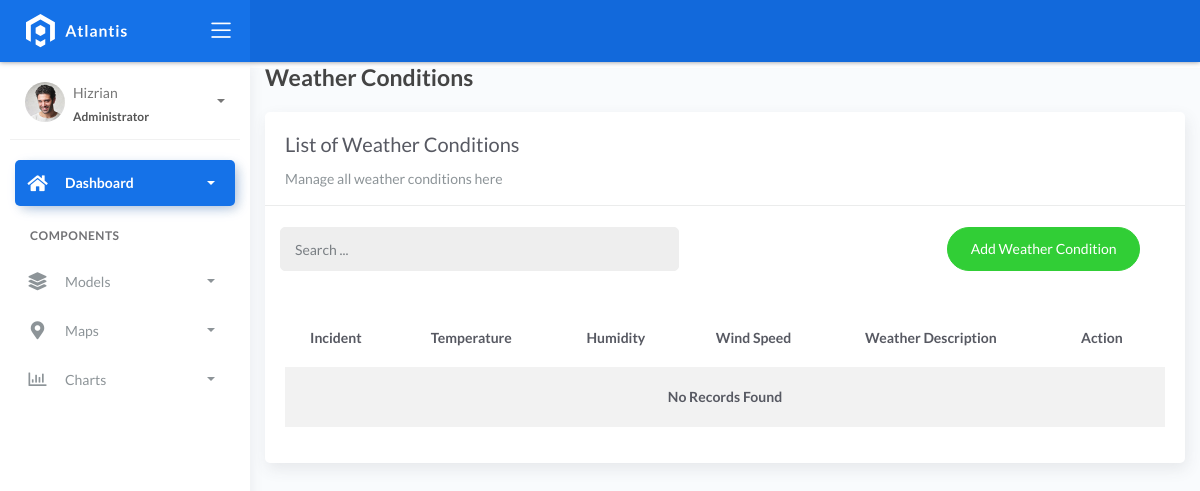
/weatherconditions/, run on an earlier commit of the app's database.
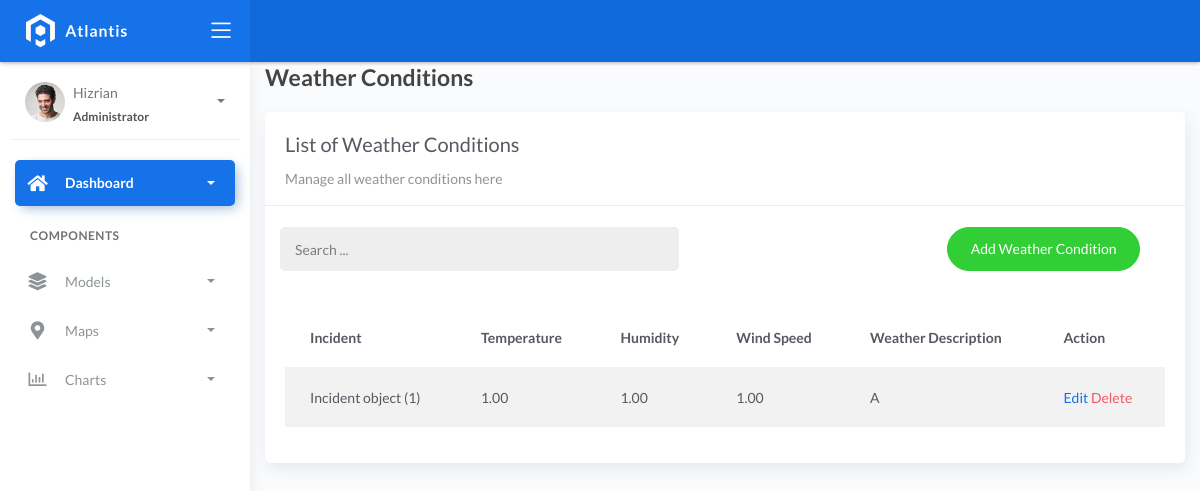
And on a later commit of the database.
### fire/models.py (models this page shows)
class BaseModel(models.Model):
    created_at = models.DateTimeField(auto_now_add=True, db_index=True)
    updated_at = models.DateTimeField(auto_now=True)
    class Meta:
        abstract = True

class WeatherConditions(BaseModel):
    incident = models.ForeignKey(Incident, on_delete=models.CASCADE)
    temperature = models.DecimalField(max_digits=10, decimal_places=2)
    humidity = models.DecimalField(max_digits=10, decimal_places=2)
    wind_speed = models.DecimalField(max_digits=10, decimal_places=2)
    weather_description = models.CharField(max_length=150)

class Incident(BaseModel):
    SEVERITY_CHOICES = (
        ('Minor Fire', 'Minor Fire'),
        ('Moderate Fire', 'Moderate Fire'),
        ('Major Fire', 'Major Fire'),
    )
    location = models.ForeignKey(Locations, on_delete=models.CASCADE)
    date_time = models.DateTimeField(blank=True, null=True)
    severity_level = models.CharField(max_length=45, choices=SEVERITY_CHOICES)
    description = models.CharField(max_length=250)

### fire/views.py (the view)
# urls.py: path('weatherconditions/', views.WeatherConditionsListView.as_view(), name='weatherconditions_list'),
class WeatherConditionsListView(ListView):
    model = WeatherConditions
    template_name = "weatherconditions/list.html"
    context_object_name = "weatherconditions"
    paginate_by = 5

### templates/weatherconditions/list.html (shortened to what this page needs)
{% extends 'base.html' %} {% block content %}
<div class="content">
    <div class="container-fluid">
        <h4 class="page-title">Weather Conditions</h4>
        <div class="row">
            <div class="col-md-12">
                <div class="card">
                    <div class="card-header">
                        <div class="card-title">List of Weather Conditions</div>
                        <div class="card-category">Manage all weather conditions here</div>
                    </div>
                    <br />
                    <div class="col-md-12 row">
                        <div class="col-md-6">
                            <form class="navbar-left navbar-form nav-search mr-md-3" action="{% url 'weatherconditions_list' %}">
                                <div class="input-group">
                                    <input type="text" placeholder="Search ... " class="form-control" name="q" />
                                    <div class="input-group-append">
                                        <span class="input-group-text">
                                        </span>
                                    </div>
                                </div>
                            </form>
                        </div>
                        <div class="col-md-6">
                            <div class="pull-right">
                                <a href="{% url 'weatherconditions_create' %}" class="btn btn-success btn-rounded">Add Weather Condition</a>
                            </div>
                        </div>
                    </div>
                    <div class="card-body">
                        <table class="table table-striped mt-3">
                            <thead>
                                <tr>
                                    <th>Incident</th>
                                    <th>Temperature</th>
                                    <th>Humidity</th>
                                    <th>Wind Speed</th>
                                    <th>Weather Description</th>
                                    <th>Action</th>
                                </tr>
                            </thead>
                            <tbody>
                                {% for weatherconditions in object_list %}
                                <tr>
                                    <td>{{ weatherconditions.incident }}</td>
                                    <td>{{ weatherconditions.temperature }}</td>
                                    <td>{{ weatherconditions.humidity }}</td>
                                    <td>{{ weatherconditions.wind_speed }}</td>
                                    <td>{{ weatherconditions.weather_description }}</td>
                                    <td>
                                        <a href="{% url 'weatherconditions_update' weatherconditions.id %}">Edit</a>
                                        <a href="{% url 'weatherconditions_delete' weatherconditions.id %}" class="text-danger">Delete</a>
                                    </td>
                                </tr>
                                {% empty %}
                                <tr>
                                    <td colspan="7" style="text-align: center;">
                                        <p class="text-sm font-weight-bold mb-0">No Records Found</p>
                                    </td>
                                </tr>
                                {% endfor %}
                            </tbody>
                        </table>
                    </div>
                </div>
            </div>
        </div>
    </div>
</div>
{% endblock %}

What changed in the data, as far as the page shows it:
added WeatherConditions: incident "Incident object (1)", temperature "1.00", humidity "1.00", wind_speed "1.00", weather_description "A"
Also different on the page:
text no longer shown: "No Records Found"
